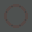

A 2D game scene composited from a Tiled map and its tileset images. What follows is a short description and the map's XML, with every tile layer's data as written:
An orthogonal 1x1 tile map with 32x32 px tiles, 3 tile layers (output_street, input_street, regions), 2 tilesets.

<map version="1.0" tiledversion="1.1.5" orientation="orthogonal" renderorder="right-down" width="1" height="1" tilewidth="32" tileheight="32" infinite="0" nextobjectid="1">
 <tileset firstgid="1" source="street_dark.tsx" />
 <tileset firstgid="25" source="street_light.tsx" />
 <layer name="output_street" width="1" height="1">
  <data encoding="csv">
47
</data>
 </layer>
 <layer name="input_street" width="1" height="1">
  <data encoding="csv">
23
</data>
 </layer>
 <layer name="regions" width="1" height="1" opacity="0.3">
  <data encoding="csv">
46
</data>
 </layer>
</map>
